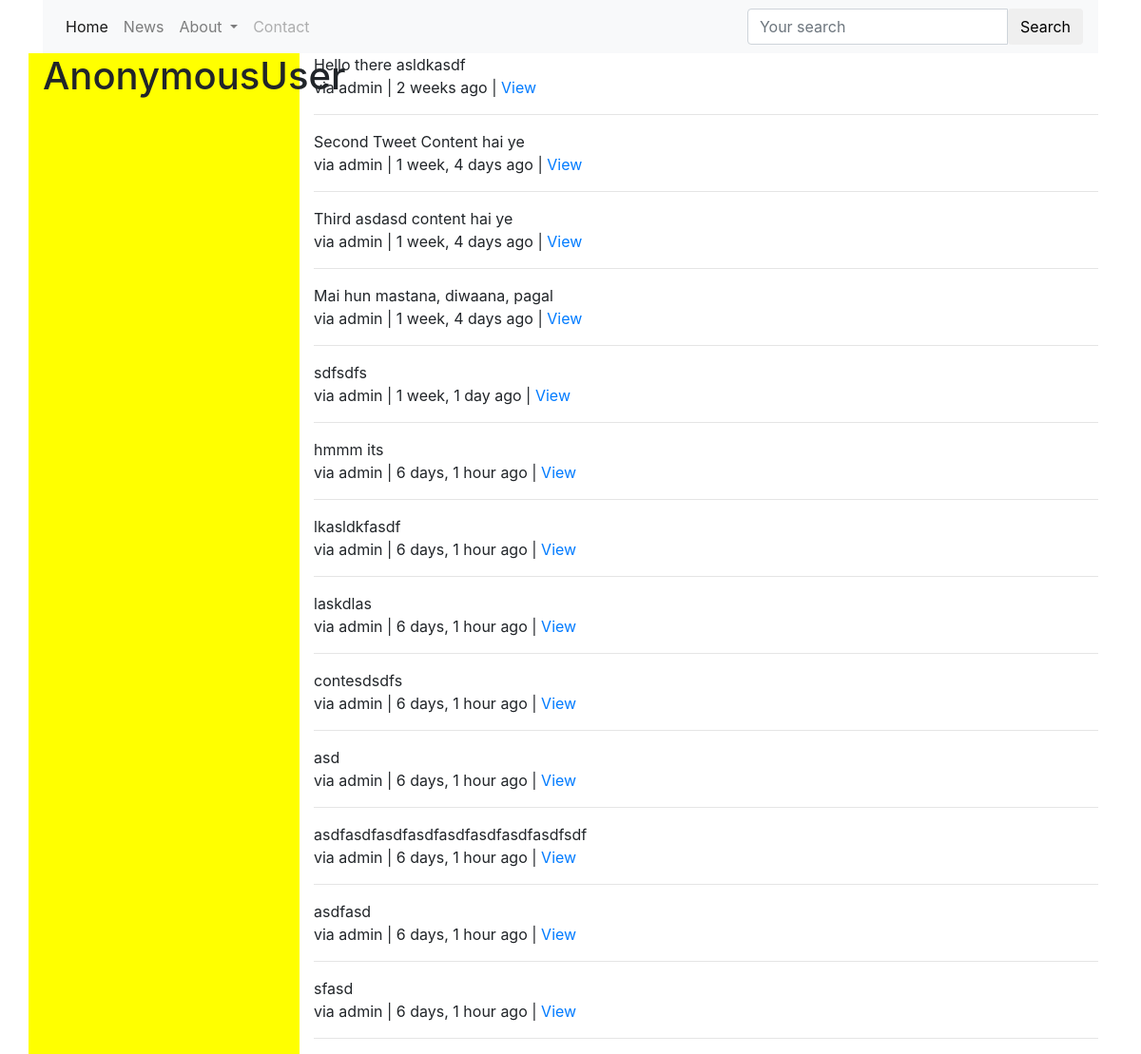
The page /tweet/ on the database as committed earlier.
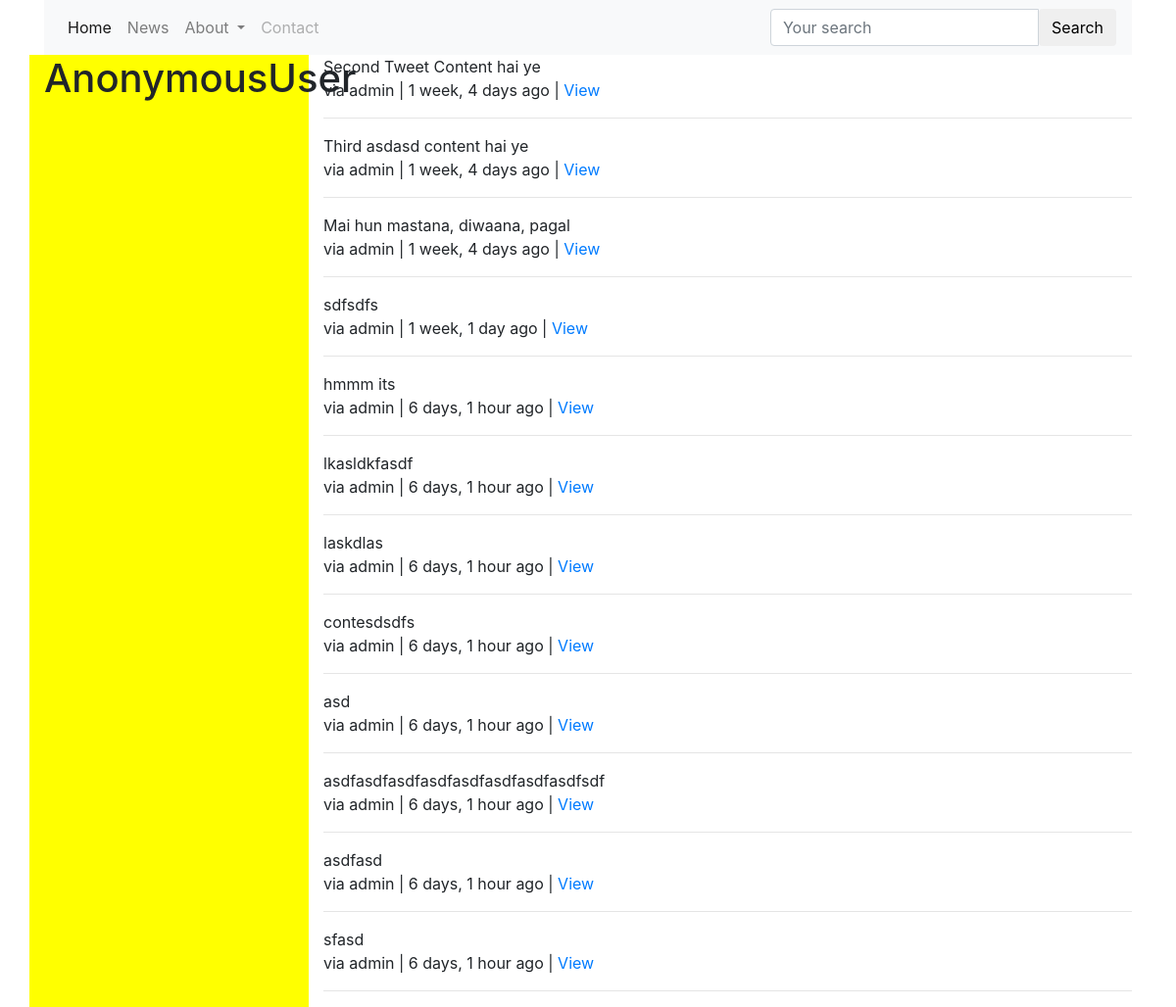
The same page on the database as committed later.
### tweets/models.py (models this page shows, shortened)
class Tweet(models.Model):
    content = models.CharField(max_length=140, validators=[validate_content])
    updated = models.DateTimeField(auto_now=True)
    timestamp = models.DateTimeField(auto_now_add=True)
    user = models.ForeignKey(settings.AUTH_USER_MODEL)
    def get_absolute_url(self):
        return reverse("tweet:detail", kwargs={"pk": self.pk})

### tweets/views.py (the view)
class TweetListView(ListView):
    def get_queryset(self, *args, **kwargs):
        qs = Tweet.objects.all()
        query = self.request.GET.get("q", None)
        if query is not None:
            qs = qs.filter(
                Q(content__icontains=query) |
                Q(user__username__icontains=query)
            )
        return qs
    def get_context_data(self, *args, **kwargs):
        context = super(TweetListView, self).get_context_data(*args, **kwargs)
        return context

### tweets/templates/tweets/tweet_list.html (shortened to what this page needs)
{% extends "base.html" %}
{% block content%}
	<div class="row">
		<div class="col-sm-3 col-xs-12" style="background-color: yellow">
			<h1>{{ request.user }}</h1>
		</div>
		<div class="col-sm-9">
			{% for object in object_list %}
				<div class="media">
					<div class="media-body">
						{{ object.content }}<br>
						via {{ object.user }} | {{ object.timestamp|timesince }} ago | <a href="{{ object.get_absolute_url }}">View</a>
					</div>
				</div>
				<hr>
			{% empty %}
				{% if request.GET.q %}
				<p>No tweets found.</p>
				{% else%}
				<p>No tweets yet.</p>
				{% endif %}
			{% endfor %}
		</div>
	</div>
{% endblock content %}

Rows that differ between the two databases and show on the page:
removed Tweet: content "Hello there asldkasdf", user "admin", timestamp "2 weeks"
